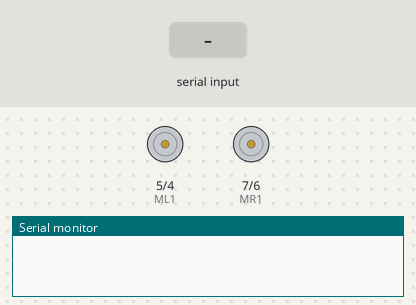
Bench run of a sketch on a simulated Arduino Uno, built with avr-gcc and run on an emulated ATmega328P. Shown: motor-driver pin pairs drawn as motors (green arrow = first pin HIGH = forward, orange = second pin HIGH = backward, longer = more drive), the last lines printed to the serial monitor. Inputs (shaded band) come from the test bench.

Above: at 1.2 s.
1.3 s: "8" received over Serial
At 2.1 s:
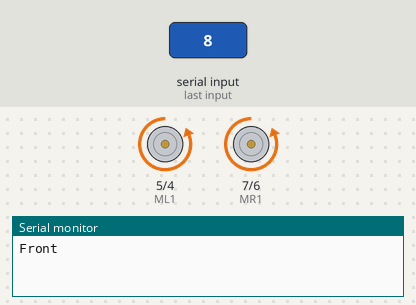
2.8 s: "2" received over the second serial link
At 3.2 s:
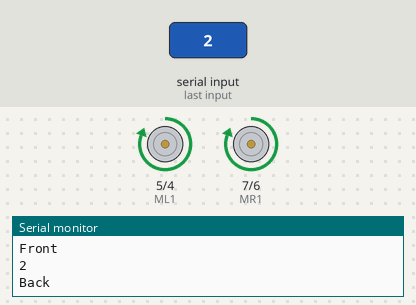
4.3 s: "4" received over Serial
At 5.5 s:
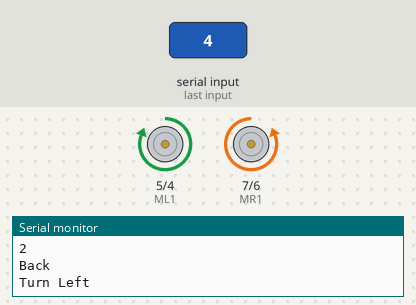
5.8 s: "6" received over the second serial link
At 6.7 s:
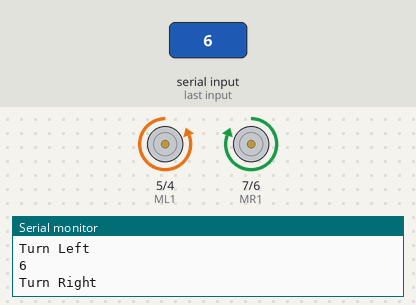
7.3 s: "7" received over the second serial link
At 7.9 s:
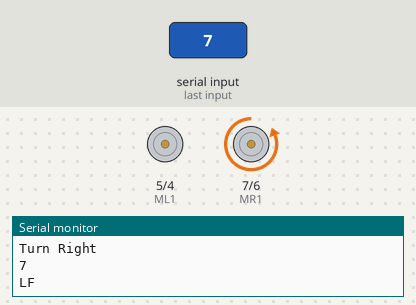
8.8 s: "9" received over the second serial link
At 10.2 s:
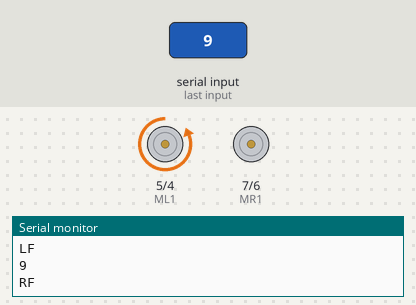
Timing chart, 0 to 11.3 s (numbered marks = the images above; inputs shaded):
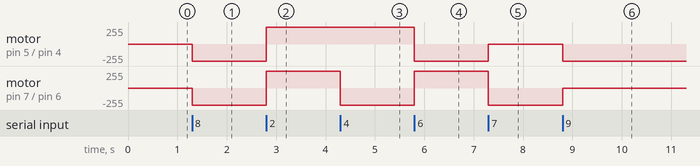

Measured:
- after the input at 1.3 s, motor on pin 5 (ML1) / pin 4 (ML2), motor on pin 7 (MR1) / pin 6 (MR2): stopped → backward 255/255 at once
- after the input at 2.8 s, motor on pin 5 (ML1) / pin 4 (ML2), motor on pin 7 (MR1) / pin 6 (MR2): backward 255/255 → forward 255/255 at once
- after the input at 4.3 s, motor on pin 7 (MR1) / pin 6 (MR2): forward 255/255 → backward 255/255 at once
- after the input at 5.8 s, motor on pin 5 (ML1) / pin 4 (ML2): forward 255/255 → backward 255/255 at once; motor on pin 7 (MR1) / pin 6 (MR2): backward 255/255 → forward 255/255 at once
- after the input at 7.3 s, motor on pin 5 (ML1) / pin 4 (ML2): backward 255/255 → stopped at once; motor on pin 7 (MR1) / pin 6 (MR2): forward 255/255 → backward 255/255 at once
- after the input at 8.8 s, motor on pin 5 (ML1) / pin 4 (ML2): stopped → backward 255/255 at once; motor on pin 7 (MR1) / pin 6 (MR2): backward 255/255 → stopped at once

The sketch:

motor.ino
```cpp
#define ML1 5
#define ML2 4
#define MR1 7
#define MR2 6

#include <SoftwareSerial.h>
SoftwareSerial BT(10,11); //RX.TX

void setup()
{
    pinMode(ML1,OUTPUT);
    pinMode(ML2,OUTPUT);
    pinMode(MR1,OUTPUT);
    pinMode(MR2,OUTPUT);
    Serial.begin(9600);
    BT.begin(38400);

}


void loop()
{
    if(BT.available()>0){
        char cmd = BT.read();
        Serial.println(cmd);
        if(cmd == '8'){
            Serial.println("Front");
            m_Go();
        }
        else if(cmd == '2'){
            Serial.println("Back");
            m_Back();
        }
        else if(cmd == '5'){
            Serial.println("Stop");
            m_Stop();
        }
        else if(cmd == '4'){
            Serial.println("Turn Left");
            m_Left();
        }
        else if(cmd == '6'){
            Serial.println("Turn Right");
            m_Right();
        }
        else if(cmd == '7'){
            Serial.println("LF");
            m_LeftGo();
        }
        else if(cmd == '9'){
            Serial.println("RF");
            m_RightGo();
        }
        else if(cmd == '1'){
            Serial.println("LB");
            m_LeftBack();
        }
        else if(cmd == '3'){
            Serial.println("RB");
            m_RightBack();
        }
    }

    if (Serial.available() > 0){
        char m_cmd = Serial.read();
        if(m_cmd == '8'){
            Serial.println("Front");
            m_Go();
        }
        else if(m_cmd == '2'){
            Serial.println("Back");
            m_Back();
        }
        else if(m_cmd == '5'){
            Serial.println("Stop");
            m_Stop();
        }
        else if(m_cmd == '4'){
            Serial.println("Turn Left");
            m_Left();
        }
        else if(m_cmd == '6'){
            Serial.println("Turn Right");
            m_Right();
        }

    }


    }


void ML1_Go(){
    digitalWrite(ML1, LOW);
    digitalWrite(ML2, HIGH);

}

void ML1_Stop(){
    digitalWrite(ML1, LOW);
    digitalWrite(ML2, LOW);

}

void ML1_Back(){
    digitalWrite(ML1, HIGH);
    digitalWrite(ML2, LOW);

}


void MR1_Go(){
    digitalWrite(MR1, LOW);
    digitalWrite(MR2, HIGH);

}


void MR1_Stop(){
    digitalWrite(MR1, LOW);
    digitalWrite(MR2, LOW);

}

void MR1_Back(){
    digitalWrite(MR1, HIGH);
    digitalWrite(MR2, LOW);

}

void m_Go(){
    ML1_Go();
    MR1_Go();
}

void m_Stop(){
    ML1_Stop();
    MR1_Stop();
}

void m_Back(){
    ML1_Back();
    MR1_Back();
}

void m_Left(){
    ML1_Back();
    MR1_Go();
}

void m_Right(){
    ML1_Go();
    MR1_Back();
}

void m_LeftGo(){
    ML1_Stop();
    MR1_Go();
}
void m_RightGo(){
    ML1_Go();
    MR1_Stop();
}
void m_LeftBack(){
    ML1_Stop();
    MR1_Back();
}
void m_RightBack(){
    ML1_Back();
    MR1_Stop();
}
```
